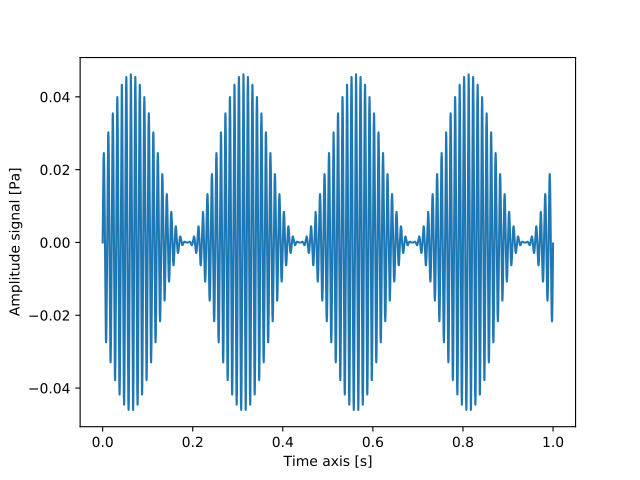

Write Python code to recreate this figure.
from mosqito.utils import am_sine_wave_generator
import matplotlib.pyplot as plt
import numpy as np
fs=48000
d=1
dB=60
fc=100
fmod=4
mdepth = 1
time = np.arange(0, d, 1/fs)
signal = am_sine_wave_generator(d, fs, fc, fmod, mdepth , dB)
plt.plot(time, signal)
plt.xlabel("Time axis [s]")
plt.ylabel("Amplitude signal [Pa]")
